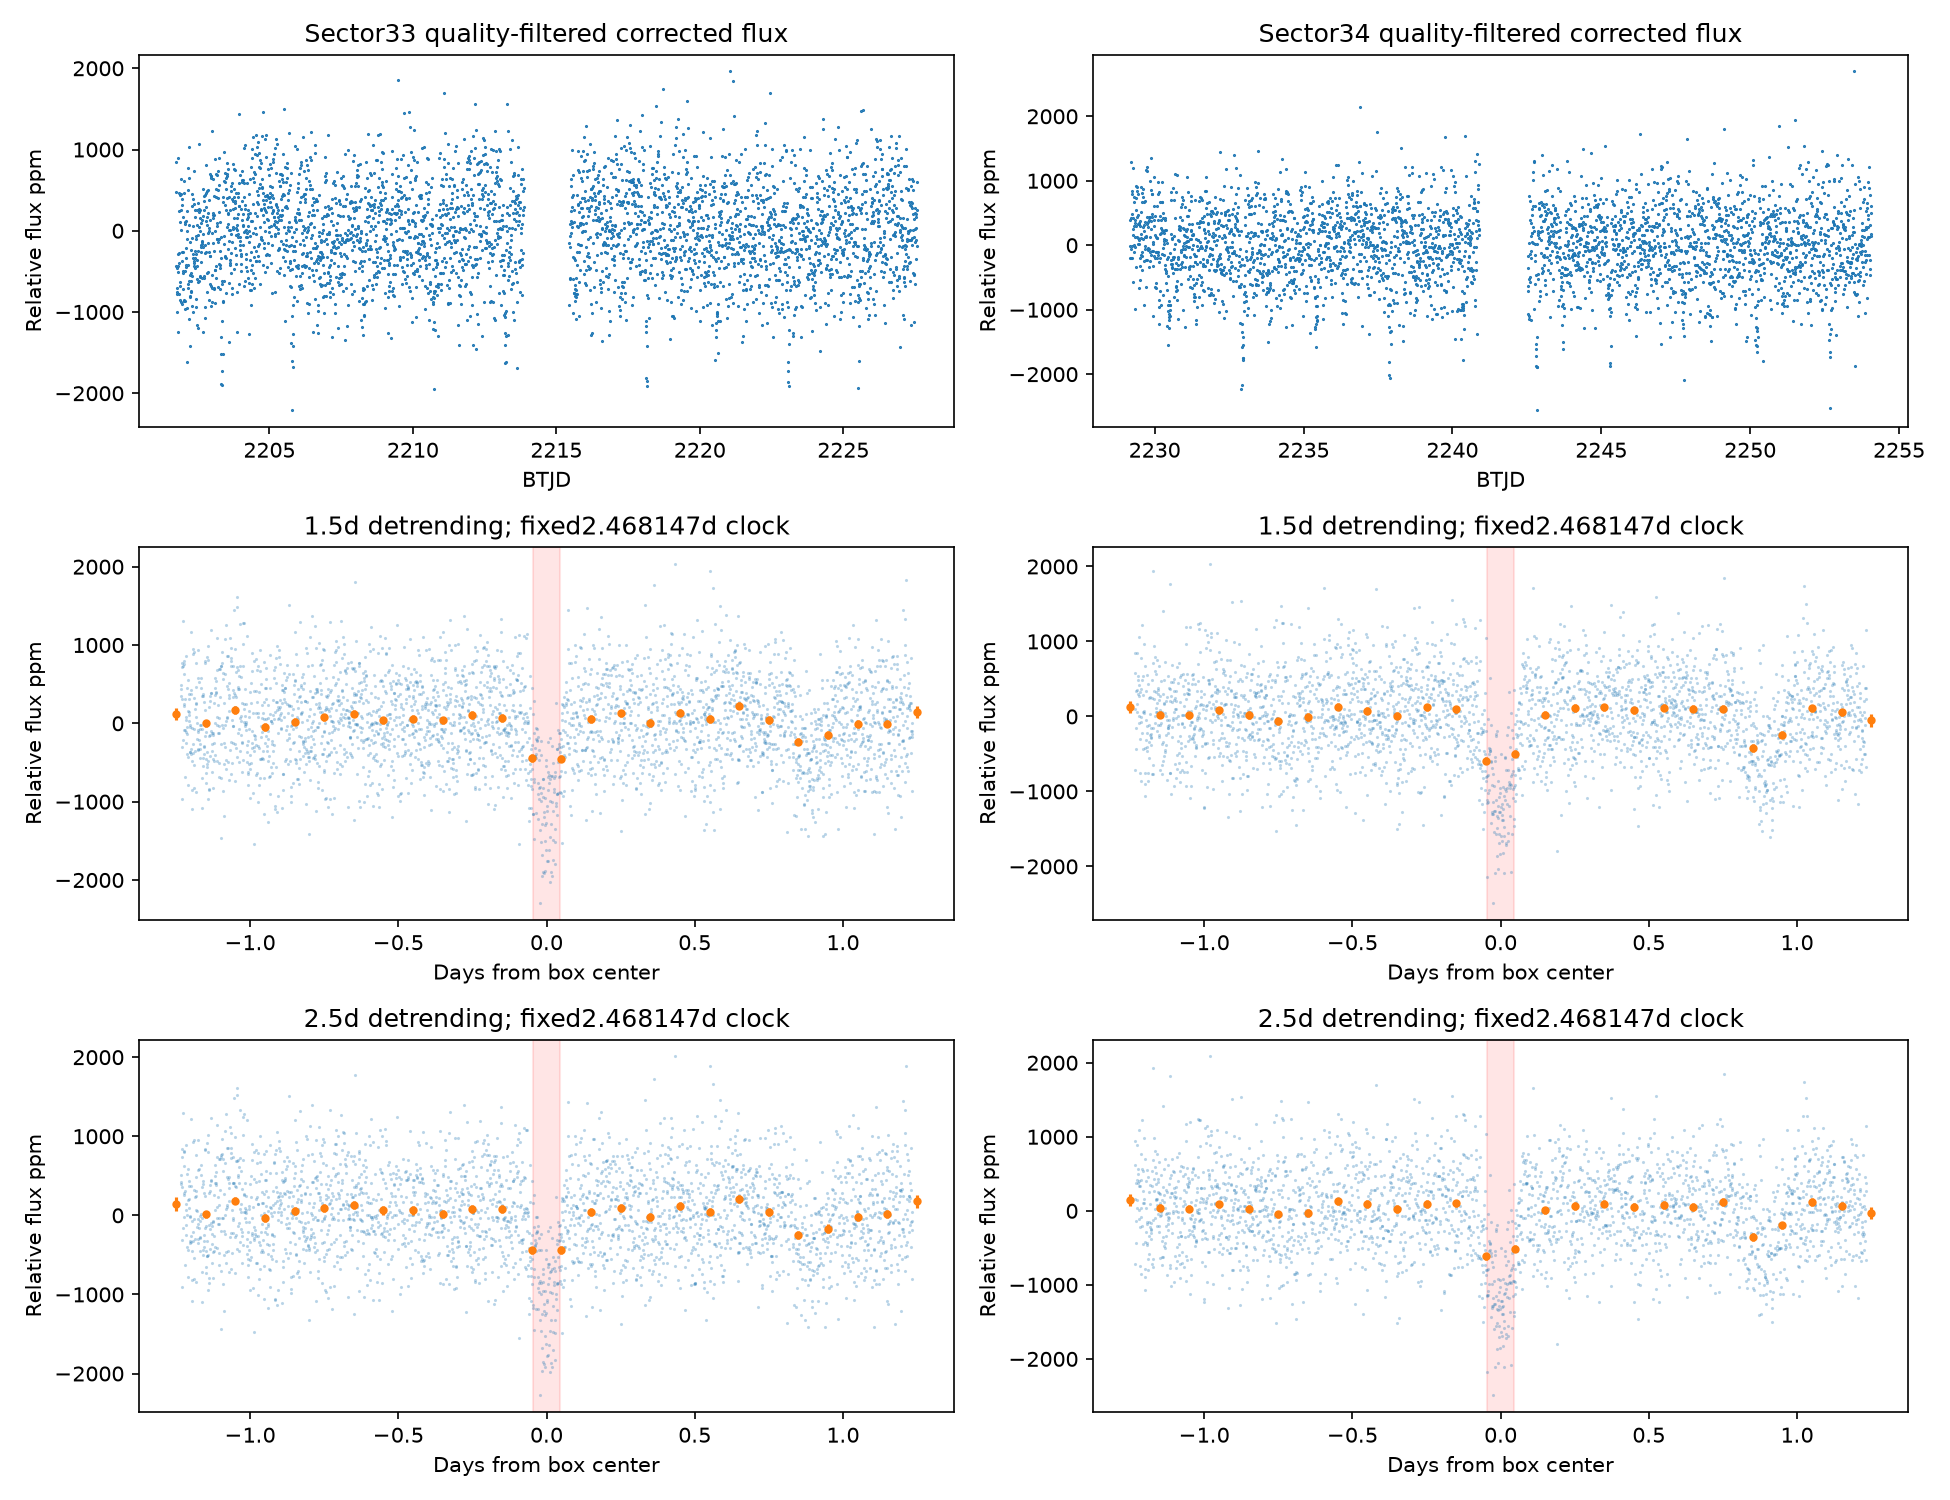

Write Python code to recreate this figure.
from pathlib import Path
import json,numpy as np,matplotlib
matplotlib.use('Agg')
import matplotlib.pyplot as plt
from exoplanet.pipeline import read_curve,sha,save_json,now
from exoplanet.search import flatten
p=Path(__file__).parent;r=json.loads((p/'discovery.json').read_text());b=r['best'];assert r['target']['training_sectors']==[33, 34]
plan=dict(created_utc=now(),discovery_sha256=sha(p/'discovery.json'),script_sha256=sha(Path(__file__)),sectors=[33, 34],unopened=[7, 61],windows=[1.5,2.5],clock=b,phase_bins_days=np.arange(-2,2.0001,.1).tolist(),note='Exploratory morphology only, fixed discovery clock, no added observations or parameter fitting')
assert not (p/'plan.json').exists();save_json(p/'plan.json',plan)
fig,axes=plt.subplots(3,2,figsize=(13,10));out=[];arrays={}
for col,s in enumerate(plan['sectors']):
 raw=Path(f'data/lightcurves/s{s:04d}-106583384.fits');d=next(x for x in r['data'] if x['sector']==s);assert sha(raw)==d['source']['sha256'];t,f,e,star=read_curve(raw);assert star['ticid']==r['tic'] and star['sector']==s
 axes[0,col].plot(t,1e6*(f/np.median(f)-1),'.',ms=1);axes[0,col].set_title(f'Sector{s} quality-filtered corrected flux');axes[0,col].set_xlabel('BTJD')
 for row,w in enumerate(plan['windows'],1):
  tt,y,dy=flatten(t,f,e,window=w);phase=(tt-b['transit_time']+b['period']/2)%b['period']-b['period']/2;bins=[]
  for lo,hi in zip(plan['phase_bins_days'][:-1],plan['phase_bins_days'][1:]):
   mask=(phase>=lo)&(phase<hi);n=int(mask.sum())
   if n:
    weights=1/dy[mask]**2;bins.append(dict(lo=lo,hi=hi,n=n,flux=float(np.average(y[mask],weights=weights)),error=float(1/np.sqrt(weights.sum()))))
  ax=axes[row,col];mask=abs(phase)<2;ax.plot(phase[mask],1e6*(y[mask]-1),'.',ms=1,alpha=.3);ax.errorbar([(x['lo']+x['hi'])/2 for x in bins],[1e6*(x['flux']-1) for x in bins],yerr=[1e6*x['error'] for x in bins],fmt='o',ms=3);ax.axvspan(-b['duration']/2,b['duration']/2,color='red',alpha=.1);ax.set_title(f'{w}d detrending; fixed2.468147d clock');ax.set_xlabel('Days from box center')
  out.append(dict(sector=s,window=w,bins=bins));arrays[f's{s}w{w}']=np.array([tt,y,dy])
for ax in axes.flat:ax.set_ylabel('Relative flux ppm')
fig.tight_layout();fig.savefig(p/'morphology.png',dpi=150);np.savez_compressed(p/'photometry.npz',**arrays);save_json(p/'morphology.json',dict(created_utc=now(),profiles=out))
